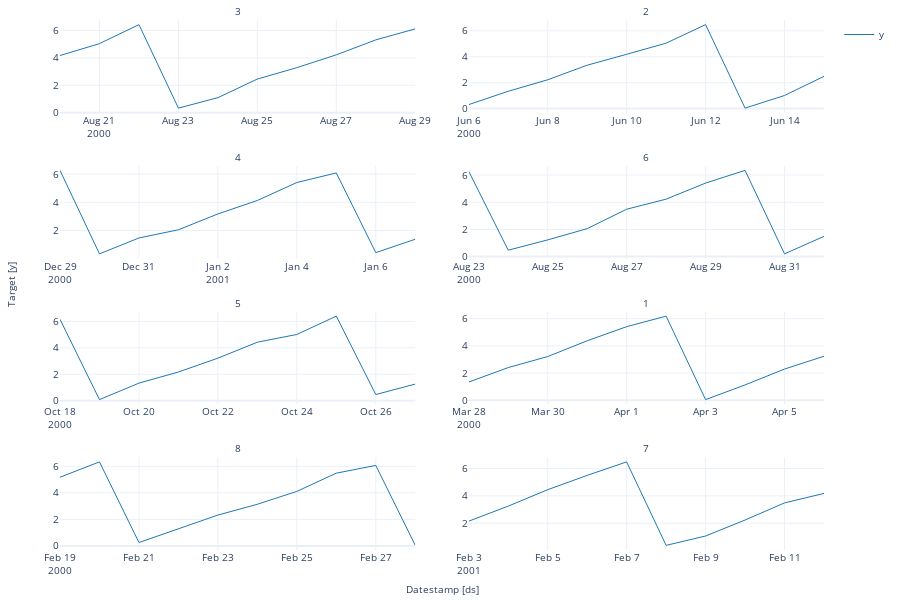

Source (notebook cell):
### Code cell
StatsForecast.plot(panel_df, max_insample_length=10)

### Figure 1 — Plotly figure (JSON) as saved in the notebook; plotly's stock layout.template omitted (floating-point values rounded to 4 significant figures)
{"data": [{"legendgroup": "y", "line": {"color": "#1f77b4", "width": 1}, "mode": "lines", "name": "y", "showlegend": true, "type": "scatter", "x": ["2000-08-20T00:00:00", "2000-08-21T00:00:00", "2000-08-22T00:00:00", "2000-08-23T00:00:00", "2000-08-24T00:00:00", "2000-08-25T00:00:00", "2000-08-26T00:00:00", "2000-08-27T00:00:00", "2000-08-28T00:00:00", "2000-08-29T00:00:00"], "xaxis": "x", "y": [4.175, 5.048, 6.436, 0.3338, 1.096, 2.459, 3.29, 4.228, 5.321, 6.127], "yaxis": "y"}, {"legendgroup": "y", "line": {"color": "#1f77b4", "width": 1}, "mode": "lines", "name": "y", "showlegend": false, "type": "scatter", "x": ["2000-06-06T00:00:00", "2000-06-07T00:00:00", "2000-06-08T00:00:00", "2000-06-09T00:00:00", "2000-06-10T00:00:00", "2000-06-11T00:00:00", "2000-06-12T00:00:00", "2000-06-13T00:00:00", "2000-06-14T00:00:00", "2000-06-15T00:00:00"], "xaxis": "x2", "y": [0.3059, 1.336, 2.224, 3.348, 4.189, 5.05, 6.48, 0.03622, 1.01, 2.49], "yaxis": "y2"}, {"legendgroup": "y", "line": {"color": "#1f77b4", "width": 1}, "mode": "lines", "name": "y", "showlegend": false, "type": "scatter", "x": ["2000-12-29T00:00:00", "2000-12-30T00:00:00", "2000-12-31T00:00:00", "2001-01-01T00:00:00", "2001-01-02T00:00:00", "2001-01-03T00:00:00", "2001-01-04T00:00:00", "2001-01-05T00:00:00", "2001-01-06T00:00:00", "2001-01-07T00:00:00"], "xaxis": "x3", "y": [6.263, 0.3521, 1.478, 2.059, 3.178, 4.133, 5.404, 6.082, 0.4384, 1.387], "yaxis": "y3"}, {"legendgroup": "y", "line": {"color": "#1f77b4", "width": 1}, "mode": "lines", "name": "y", "showlegend": false, "type": "scatter", "x": ["2000-08-23T00:00:00", "2000-08-24T00:00:00", "2000-08-25T00:00:00", "2000-08-26T00:00:00", "2000-08-27T00:00:00", "2000-08-28T00:00:00", "2000-08-29T00:00:00", "2000-08-30T00:00:00", "2000-08-31T00:00:00", "2000-09-01T00:00:00"], "xaxis": "x4", "y": [6.269, 0.4728, 1.231, 2.055, 3.484, 4.226, 5.408, 6.341, 0.2029, 1.491], "yaxis": "y4"}, {"legendgroup": "y", "line": {"color": "#1f77b4", "width": 1}, "mode": "lines", "name": "y", "showlegend": false, "type": "scatter", "x": ["2000-10-18T00:00:00", "2000-10-19T00:00:00", "2000-10-20T00:00:00", "2000-10-21T00:00:00", "2000-10-22T00:00:00", "2000-10-23T00:00:00", "2000-10-24T00:00:00", "2000-10-25T00:00:00", "2000-10-26T00:00:00", "2000-10-27T00:00:00"], "xaxis": "x5", "y": [6.156, 0.07805, 1.326, 2.169, 3.215, 4.425, 5.011, 6.397, 0.4621, 1.253], "yaxis": "y5"}, {"legendgroup": "y", "line": {"color": "#1f77b4", "width": 1}, "mode": "lines", "name": "y", "showlegend": false, "type": "scatter", "x": ["2000-03-28T00:00:00", "2000-03-29T00:00:00", "2000-03-30T00:00:00", "2000-03-31T00:00:00", "2000-04-01T00:00:00", "2000-04-02T00:00:00", "2000-04-03T00:00:00", "2000-04-04T00:00:00", "2000-04-05T00:00:00", "2000-04-06T00:00:00"], "xaxis": "x6", "y": [1.339, 2.405, 3.216, 4.376, 5.415, 6.19, 0.04827, 1.128, 2.296, 3.238], "yaxis": "y6"}, {"legendgroup": "y", "line": {"color": "#1f77b4", "width": 1}, "mode": "lines", "name": "y", "showlegend": false, "type": "scatter", "x": ["2000-02-19T00:00:00", "2000-02-20T00:00:00", "2000-02-21T00:00:00", "2000-02-22T00:00:00", "2000-02-23T00:00:00", "2000-02-24T00:00:00", "2000-02-25T00:00:00", "2000-02-26T00:00:00", "2000-02-27T00:00:00", "2000-02-28T00:00:00"], "xaxis": "x7", "y": [5.177, 6.334, 0.2544, 1.26, 2.324, 3.138, 4.11, 5.484, 6.069, 0.0405], "yaxis": "y7"}, {"legendgroup": "y", "line": {"color": "#1f77b4", "width": 1}, "mode": "lines", "name": "y", "showlegend": false, "type": "scatter", "x": ["2001-02-03T00:00:00", "2001-02-04T00:00:00", "2001-02-05T00:00:00", "2001-02-06T00:00:00", "2001-02-07T00:00:00", "2001-02-08T00:00:00", "2001-02-09T00:00:00", "2001-02-10T00:00:00", "2001-02-11T00:00:00", "2001-02-12T00:00:00"], "xaxis": "x8", "y": [2.151, 3.248, 4.449, 5.494, 6.479, 0.3852, 1.068, 2.234, 3.484, 4.177], "yaxis": "y8"}], "layout": {"annotations": [{"font": {"size": 10}, "showarrow": false, "text": "3", "x": 0.2325, "xanchor": "center", "xref": "paper", "y": 1, "yanchor": "bottom", "yref": "paper"}, {"font": {"size": 10}, "showarrow": false, "text": "2", "x": 0.7675, "xanchor": "center", "xref": "paper", "y": 1, "yanchor": "bottom", "yref": "paper"}, {"font": {"size": 10}, "showarrow": false, "text": "4", "x": 0.2325, "xanchor": "center", "xref": "paper", "y": 0.725, "yanchor": "bottom", "yref": "paper"}, {"font": {"size": 10}, "showarrow": false, "text": "6", "x": 0.7675, "xanchor": "center", "xref": "paper", "y": 0.725, "yanchor": "bottom", "yref": "paper"}, {"font": {"size": 10}, "showarrow": false, "text": "5", "x": 0.2325, "xanchor": "center", "xref": "paper", "y": 0.45, "yanchor": "bottom", "yref": "paper"}, {"font": {"size": 10}, "showarrow": false, "text": "1", "x": 0.7675, "xanchor": "center", "xref": "paper", "y": 0.45, "yanchor": "bottom", "yref": "paper"}, {"font": {"size": 10}, "showarrow": false, "text": "8", "x": 0.2325, "xanchor": "center", "xref": "paper", "y": 0.175, "yanchor": "bottom", "yref": "paper"}, {"font": {"size": 10}, "showarrow": false, "text": "7", "x": 0.7675, "xanchor": "center", "xref": "paper", "y": 0.175, "yanchor": "bottom", "yref": "paper"}, {"font": {"size": 10}, "showarrow": false, "text": "Datestamp [ds]", "x": 0.5, "xanchor": "center", "xref": "paper", "y": 0, "yanchor": "top", "yref": "paper", "yshift": -30}, {"font": {"size": 10}, "showarrow": false, "text": "Target [y]", "textangle": -90, "x": 0, "xanchor": "right", "xref": "paper", "xshift": -40, "y": 0.5, "yanchor": "middle", "yref": "paper"}], "autosize": true, "font": {"size": 10}, "height": 600, "margin": {"b": 50, "l": 60, "r": 10, "t": 20}, "xaxis": {"anchor": "y", "domain": [0, 0.465], "showticklabels": true, "visible": true}, "xaxis2": {"anchor": "y2", "domain": [0.535, 1.0], "showticklabels": true, "visible": true}, "xaxis3": {"anchor": "y3", "domain": [0, 0.465], "showticklabels": true, "visible": true}, "xaxis4": {"anchor": "y4", "domain": [0.535, 1.0], "showticklabels": true, "visible": true}, "xaxis5": {"anchor": "y5", "domain": [0, 0.465], "showticklabels": true, "visible": true}, "xaxis6": {"anchor": "y6", "domain": [0.535, 1.0], "showticklabels": true, "visible": true}, "xaxis7": {"anchor": "y7", "domain": [0, 0.465], "showticklabels": true, "visible": true}, "xaxis8": {"anchor": "y8", "domain": [0.535, 1.0], "showticklabels": true, "visible": true}, "yaxis": {"anchor": "x", "domain": [0.825, 1]}, "yaxis2": {"anchor": "x2", "domain": [0.825, 1]}, "yaxis3": {"anchor": "x3", "domain": [0.55, 0.725]}, "yaxis4": {"anchor": "x4", "domain": [0.55, 0.725]}, "yaxis5": {"anchor": "x5", "domain": [0.275, 0.45]}, "yaxis6": {"anchor": "x6", "domain": [0.275, 0.45]}, "yaxis7": {"anchor": "x7", "domain": [0, 0.175]}, "yaxis8": {"anchor": "x8", "domain": [0, 0.175]}}}
